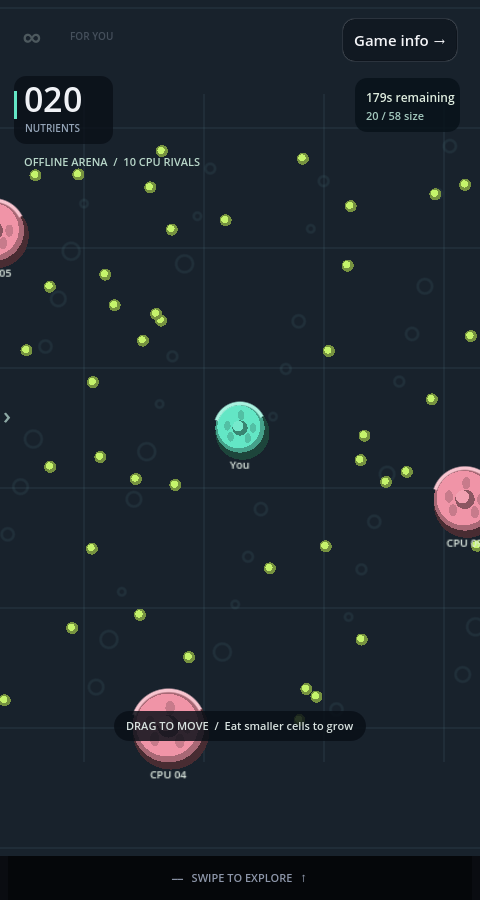
#> input picture art_review/cell-garden-gameplay.png, 480 x 900 px, given in place of stack-portrait.png, which was not available
$ python package_review.py
#> lines starting #> are read from the running program, lines starting #| are printed output that depends on the picture
from pathlib import Path
from PIL import Image,ImageDraw,ImageFont
import zipfile,re
base=Path('files-pasted-by-the-user-build/outputs')
p=base/'Loop/art_review'
ids=['stack','runner','crowd','racer','color_gate','merge','cell_odyssey']
names=['Stack Studio','Skyline Sprint','Small World','Coastline','Chromatic','Soft Numbers','Cell Odyssey']
out=Image.new('RGB',(1540,930),'#111b22');d=ImageDraw.Draw(out)
#> after `out = Image.new('RGB', (1540, 930), '#111b22')`:
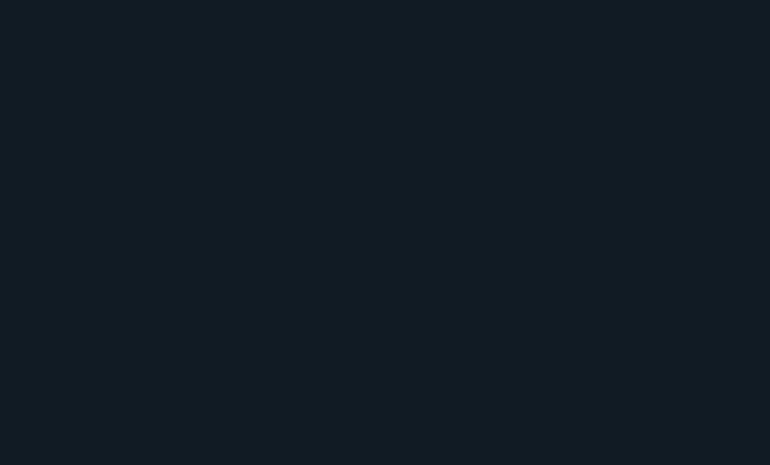
#> out: PIL image 1540x930 RGB (shown at 1/2 size); mean R, G, B 17, 27, 34
font=ImageFont.truetype('C:/Windows/Fonts/segoeui.ttf',17)
for i,(id,name) in enumerate(zip(ids,names)):
    d.text((i*220+8,8),name,font=font,fill='#e2e7dd')
    for row,phase in enumerate(['before','after']):
        im=Image.open(p/phase/f'{id}-portrait.png').convert('RGB');im.thumbnail((208,400))
        x=i*220+(220-im.width)//2;y=55+row*445
#> after `x = i * 220 + (220 - im.width) // 2`: x = 6
        out.paste(im,(x,y));d.text((i*220+8,y-23),phase.upper(),font=font,fill='#a9c8bc')
#> pass 2 of the loop `for i,(id,name) in enumerate(zip(ids,names)):`:
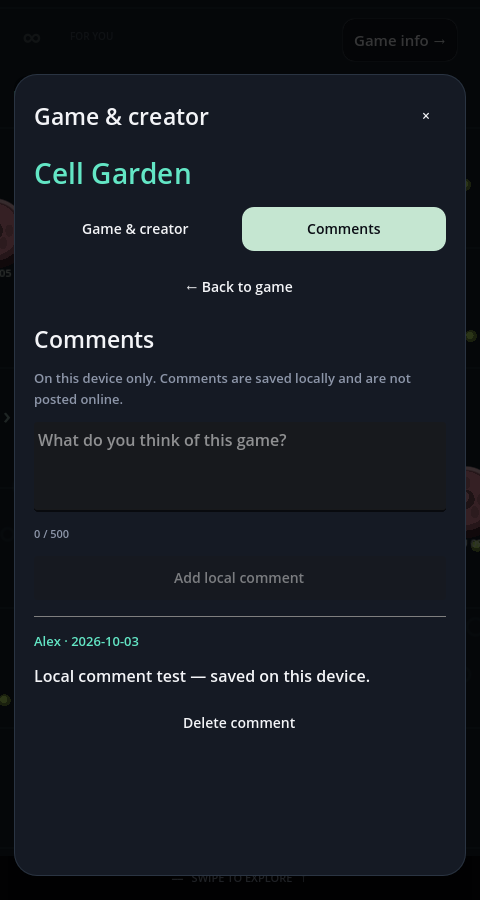
#> input picture art_review/game-comments.png, 480 x 900 px, given in place of runner-portrait.png, which was not available
#> im: PIL image 480x900 RGB
#> `im.thumbnail((208, 400))`:
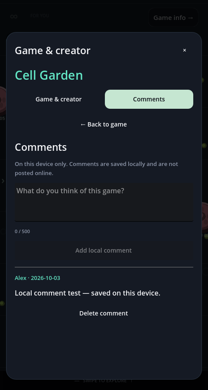
#> im: PIL image 208x390 RGB; mean R, G, B 25.5, 30.5, 37.7
#> `out.paste(im, (x, y))`:
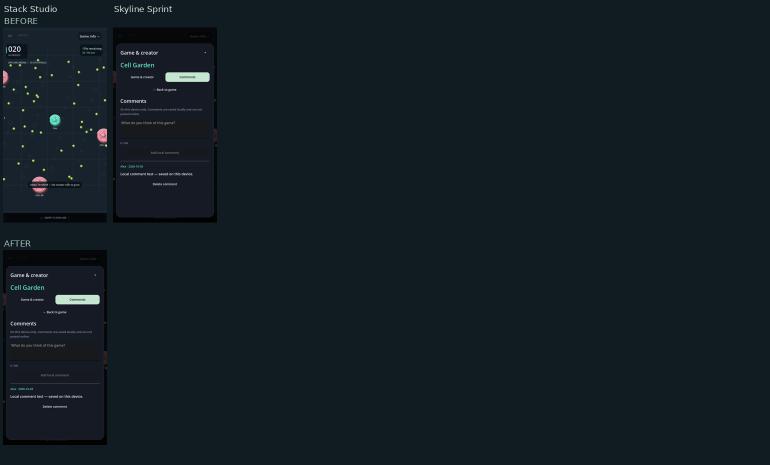
#> out: PIL image 1540x930 RGB (shown at 1/2 size); mean R, G, B 18.8, 28.2, 35.2
#> (the run stopped early here; a loop or call above may not have finished)
